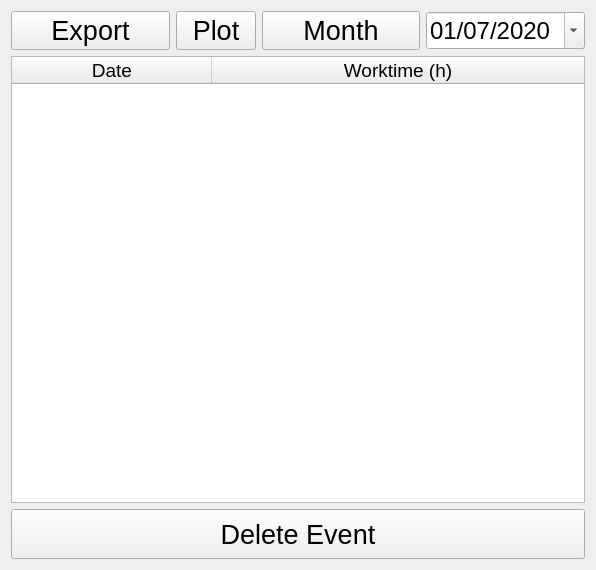
<?xml version="1.0" encoding="UTF-8"?>
<ui version="4.0">
 <class>DataWidget</class>
 <widget class="QWidget" name="DataWidget">
  <property name="geometry">
   <rect>
    <x>0</x>
    <y>0</y>
    <width>596</width>
    <height>570</height>
   </rect>
  </property>
  <property name="windowTitle">
   <string>View your Data</string>
  </property>
  <layout class="QVBoxLayout" name="verticalLayout">
   <item>
    <layout class="QHBoxLayout" name="horizontalLayout">
     <item>
      <widget class="QPushButton" name="export_button">
       <property name="font">
        <font>
         <pointsize>20</pointsize>
        </font>
       </property>
       <property name="text">
        <string>Export</string>
       </property>
      </widget>
     </item>
     <item>
      <widget class="QPushButton" name="plot_button">
       <property name="maximumSize">
        <size>
         <width>80</width>
         <height>16777215</height>
        </size>
       </property>
       <property name="font">
        <font>
         <pointsize>20</pointsize>
        </font>
       </property>
       <property name="text">
        <string>Plot</string>
       </property>
       <property name="checkable">
        <bool>true</bool>
       </property>
      </widget>
     </item>
     <item>
      <widget class="QPushButton" name="switch_button">
       <property name="font">
        <font>
         <pointsize>20</pointsize>
        </font>
       </property>
       <property name="text">
        <string>Month</string>
       </property>
       <property name="checkable">
        <bool>true</bool>
       </property>
      </widget>
     </item>
     <item>
      <widget class="QDateEdit" name="date_edit">
       <property name="font">
        <font>
         <pointsize>18</pointsize>
        </font>
       </property>
       <property name="currentSection">
        <enum>QDateTimeEdit::DaySection</enum>
       </property>
       <property name="displayFormat">
        <string>dd/MM/yyyy</string>
       </property>
       <property name="calendarPopup">
        <bool>true</bool>
       </property>
       <property name="date">
        <date>
         <year>2020</year>
         <month>7</month>
         <day>1</day>
        </date>
       </property>
      </widget>
     </item>
    </layout>
   </item>
   <item>
    <widget class="QTableWidget" name="tableWidget">
     <property name="selectionMode">
      <enum>QAbstractItemView::SingleSelection</enum>
     </property>
     <property name="selectionBehavior">
      <enum>QAbstractItemView::SelectRows</enum>
     </property>
     <property name="columnCount">
      <number>2</number>
     </property>
     <attribute name="horizontalHeaderDefaultSectionSize">
      <number>200</number>
     </attribute>
     <attribute name="horizontalHeaderMinimumSectionSize">
      <number>100</number>
     </attribute>
     <attribute name="horizontalHeaderStretchLastSection">
      <bool>true</bool>
     </attribute>
     <attribute name="verticalHeaderShowSortIndicator" stdset="0">
      <bool>false</bool>
     </attribute>
     <column>
      <property name="text">
       <string>Date</string>
      </property>
      <property name="font">
       <font>
        <pointsize>14</pointsize>
       </font>
      </property>
     </column>
     <column>
      <property name="text">
       <string>Worktime (h)</string>
      </property>
      <property name="font">
       <font>
        <pointsize>14</pointsize>
       </font>
      </property>
     </column>
    </widget>
   </item>
   <item>
    <widget class="QPushButton" name="delete_event_button">
     <property name="minimumSize">
      <size>
       <width>0</width>
       <height>50</height>
      </size>
     </property>
     <property name="font">
      <font>
       <pointsize>20</pointsize>
      </font>
     </property>
     <property name="text">
      <string>Delete Event</string>
     </property>
    </widget>
   </item>
  </layout>
 </widget>
 <resources/>
 <connections/>
</ui>
